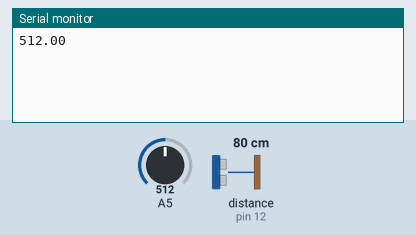
Recording of a sketch running on a simulated Arduino Uno, built with avr-gcc and run on an emulated ATmega328P. Parts: the last lines printed to the serial monitor. The test bench sets the inputs (shaded band); at power-on: A5 = 512, distance to the obstacle (sensor on pin 12) 80 cm. The echo pulse lasts 58.3 µs per cm.

Above: at 1.2 s.
1.3 s: A5 set to 290
At 2.2 s:
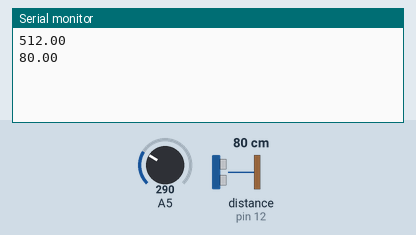
2.8 s: distance to the obstacle (sensor on pin 12) set to 2 cm
At 4.1 s:
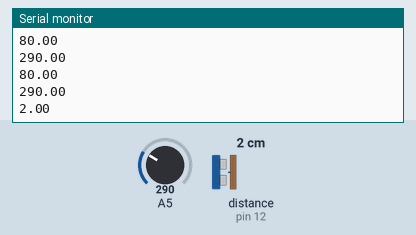
4.3 s: distance to the obstacle (sensor on pin 12) set to 4 cm
At 5.2 s:
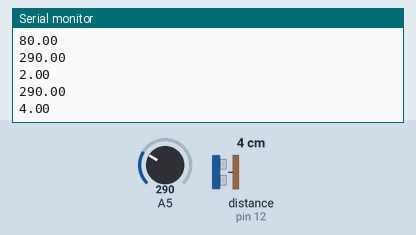
5.8 s: A5 set to 306
At 7.9 s:
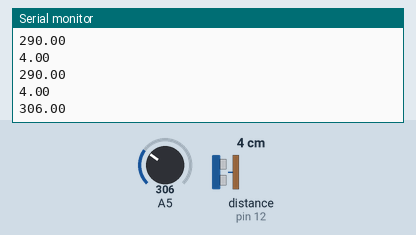
Timing chart, 0 to 8.3 s (numbered marks = the images above; inputs shaded):
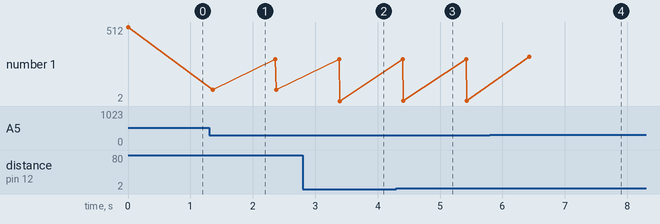

Measured:
- after the input at 1.3 s, the serial monitor: prints a new line after 0.06 s (image 1)
- after the input at 2.8 s, the serial monitor: prints a new line after 0.59 s (image 2)
- after the input at 4.3 s, the serial monitor: prints a new line after 0.11 s (image 3)
- after the input at 5.8 s, the serial monitor: prints a new line after 0.63 s (image 4)
- plotted number 1: 512 → 80 after the input at 1.3 s, 80 → 2 after the input at 2.8 s, 2 → 4 after the input at 4.3 s, 4 → 306 after the input at 5.8 s

The sketch:

lora-transmissor.ino
```cpp
#include <SoftwareSerial.h>
#include  <HCSR04.h>

SoftwareSerial loraSerial(2, 3); // TX, RX
String water = "water";
String no_water = "no_water";

// Initialize sensor that uses digital pins 13 and 12.
int triggerPin = 13;
int echoPin = 12;
UltraSonicDistanceSensor distanceSensor (triggerPin, echoPin);


void setup() {

  Serial.begin(9600);
  loraSerial.begin(9600);

}

void loop() {

  float estado = analogRead (A5);
  Serial.println(estado);
  delay(10);

  if(estado > 300) {
  loraSerial.print(water);
  while(analogRead(A5) > 300);
  delay(50);
  }
  else if(estado <= 200) {
  loraSerial.print(no_water);
  while(analogRead(A5) <= 200);
  delay(50);
  }

  // Every 500 miliseconds, do a measurement using the sensor and print the distance in centimeters.
  double distance = distanceSensor.measureDistanceCm();
  Serial.println(distance);
  delay(500);
  loraSerial.print(distance);
  delay(500);
}
```
